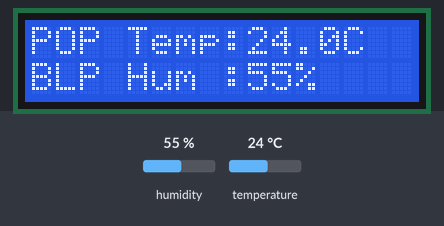
Recording of a sketch running on a simulated ESP32. Shown: 16×2 character LCD. The test bench sets the inputs (shaded band); at power-on: humidity 55 %, temperature 24 °C. WiFi joins after 1.5 s; servers stay silent unless stated; random numbers use the default seed unless the sketch sets one; no MQTT or app messages arrive unless stated; what the sketch prints to the serial monitor is not drawn.

Above: at 6.3 s.
6.4 s: humidity set to 22 %
At 9.7 s:
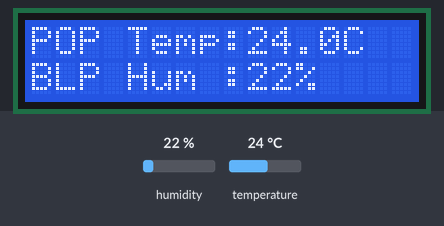
10.7 s: temperature set to 12 °C
At 13.1 s:
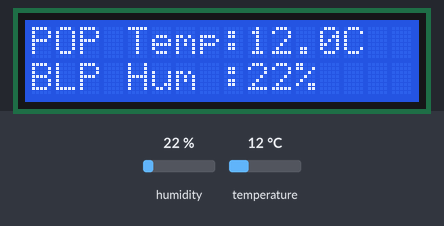
14.7 s: humidity set to 40 %
At 16.6 s:
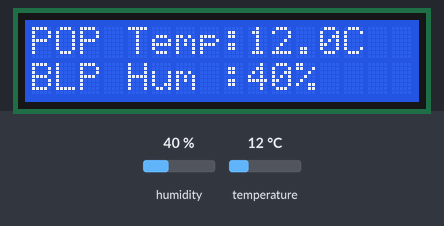
18.7 s: temperature set to 19 °C
At 22.4 s:
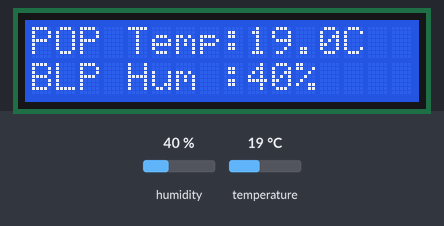
Timing chart, 0 to 23.7 s (numbered marks = the images above; inputs shaded):
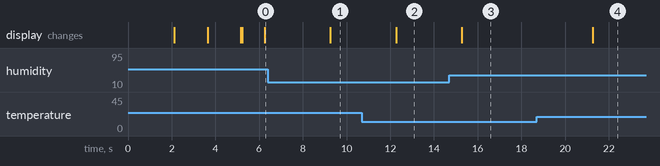

The sketch:

TREMOR.ino
```cpp
#include <WiFi.h>
#include <PubSubClient.h>
#include <DHT.h>
#include <Wire.h>
#include <LiquidCrystal_I2C.h>

#define DHTPIN 4
#define DHTTYPE DHT22

const char* ssid = "EYANG-2.4G";
const char* password = "8184880557";

const char* mqtt_server = "192.168.18.233";
const int mqtt_port = 1883;

const char* mqtt_user = "tremor";
const char* mqtt_password = "#tr3m0r";

WiFiClient espClient;
PubSubClient client(espClient);
DHT dht(DHTPIN, DHTTYPE);

LiquidCrystal_I2C lcd(0x27, 16, 2);

unsigned long lastRead = 0;
unsigned long lastPublish = 0;

const long readInterval = 3000;
const long publishInterval = 10000;

float temperature = 0;
float humidity = 0;

void setup_wifi() {

  Serial.println();
  Serial.println("=================================");
  Serial.println("TREMOR DHT22 MQTT");
  Serial.println("=================================");

  WiFi.setHostname("TREMOR-DHT22");

  lcd.clear();
  lcd.setCursor(0, 0);
  lcd.print("Connecting WiFi");
  lcd.setCursor(0, 1);
  lcd.print("Please wait");

  Serial.print("Connecting to WiFi: ");
  Serial.println(ssid);

  WiFi.begin(ssid, password);

  while (WiFi.status() != WL_CONNECTED) {
    delay(500);
    Serial.print(".");
  }

  Serial.println();
  Serial.println("WiFi Connected");

  lcd.clear();
  lcd.setCursor(0, 0);
  lcd.print("WiFi Connected");

  delay(1500);
}

void reconnect() {

  while (!client.connected()) {

    String clientId = "TREMOR-";
    clientId += String(random(0xffff), HEX);

    lcd.clear();
    lcd.setCursor(0, 0);
    lcd.print("Connecting");
    lcd.setCursor(0, 1);
    lcd.print("MQTT...");

    if (client.connect(
          clientId.c_str(),
          mqtt_user,
          mqtt_password,
          "tremor/status",
          0,
          true,
          "offline")) {

      Serial.println("MQTT Connected");

      client.publish(
        "tremor/status",
        "online",
        true);

      lcd.clear();
      lcd.setCursor(0, 0);
      lcd.print("MQTT Connected");

      delay(1000);

    } else {

      Serial.print("MQTT Failed rc=");
      Serial.println(client.state());

      lcd.clear();
      lcd.setCursor(0, 0);
      lcd.print("MQTT Failed");
      lcd.setCursor(0, 1);
      lcd.print("rc=");
      lcd.print(client.state());

      delay(5000);
    }
  }
}

void setup() {

  Serial.begin(115200);

  randomSeed(micros());

  dht.begin();

  Wire.begin(21, 22);

  lcd.begin();
  lcd.backlight();

  lcd.clear();
  lcd.setCursor(0, 0);
  lcd.print("TREMOR SYSTEM");
  lcd.setCursor(0, 1);
  lcd.print("Starting...");

  delay(2000);

  setup_wifi();

  client.setServer(mqtt_server, mqtt_port);
}

void loop() {

  if (!client.connected()) {
    reconnect();
  }

  client.loop();

  unsigned long now = millis();

  if (now - lastRead >= readInterval) {

    lastRead = now;

    temperature = dht.readTemperature();
    humidity = dht.readHumidity();

    if (isnan(temperature) || isnan(humidity)) {

      Serial.println("DHT22 Read Failed!");

      client.publish(
        "tremor/error",
        "DHT22 Read Failed"
      );

      lcd.clear();
      lcd.setCursor(0, 0);
      lcd.print("DHT22 ERROR");

      return;
    }

    lcd.clear();

    lcd.setCursor(0, 0);
    lcd.print("POP Temp:");
    lcd.print(temperature, 1);
    lcd.print("C");

    lcd.setCursor(0, 1);
    lcd.print("BLP Hum :");
    lcd.print(humidity, 0);
    lcd.print("%");

    Serial.println("--------------------------------");

    Serial.print("Temperature : ");
    Serial.print(temperature);
    Serial.println(" C");

    Serial.print("Humidity    : ");
    Serial.print(humidity);
    Serial.println(" %");

    Serial.println("--------------------------------");
  }

  if (now - lastPublish >= publishInterval) {

    lastPublish = now;

    int rssi = WiFi.RSSI();

    char payload[200];

    snprintf(
      payload,
      sizeof(payload),
      "{\"device\":\"esp32-dht22\",\"temperature\":%.2f,\"humidity\":%.2f,\"rssi\":%d}",
      temperature,
      humidity,
      rssi
    );

    client.publish(
      "tremor/dht22",
      payload,
      true
    );

    Serial.println("=== MQTT PUBLISHED ===");
    Serial.println(payload);
    Serial.println("======================");
  }
}
```

Measured:
- after the input at 6.4 s, the display: changes after 2.9 s (image 1)
- after the input at 10.7 s, the display: changes after 1.6 s (image 2)
- after the input at 14.7 s, the display: changes after 0.56 s (image 3)
- after the input at 18.7 s, the display: changes after 2.6 s (image 4)
